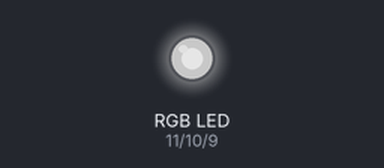
Recording of a sketch running on a simulated Arduino Uno, built with avr-gcc and run on an emulated ATmega328P. Shown: an RGB LED mixed from three pins (HIGH = lit). Dim RGB values are drawn brighter than linear.

Above: at 0.1 s.
Timing chart, 0 to 1.6 s (numbered marks = the images above):
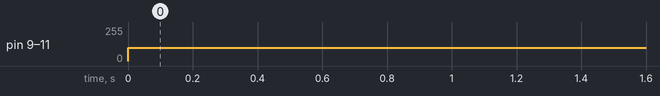

The sketch:

FadingRGB3.ino
```cpp
int blue = 9;
int green = 10;
int red = 11;

void setup(){
pinMode(red, OUTPUT);
pinMode(green, OUTPUT);
pinMode(blue, OUTPUT);
}
void loop(){
analogWrite(red, 100);
analogWrite(green, 100);
analogWrite(blue, 100);
}
```

Measured:
- by itself, pin 9 (blue), pin 10 (green), pin 11 (red): 0/255 → 100/255 at 0.00 s
